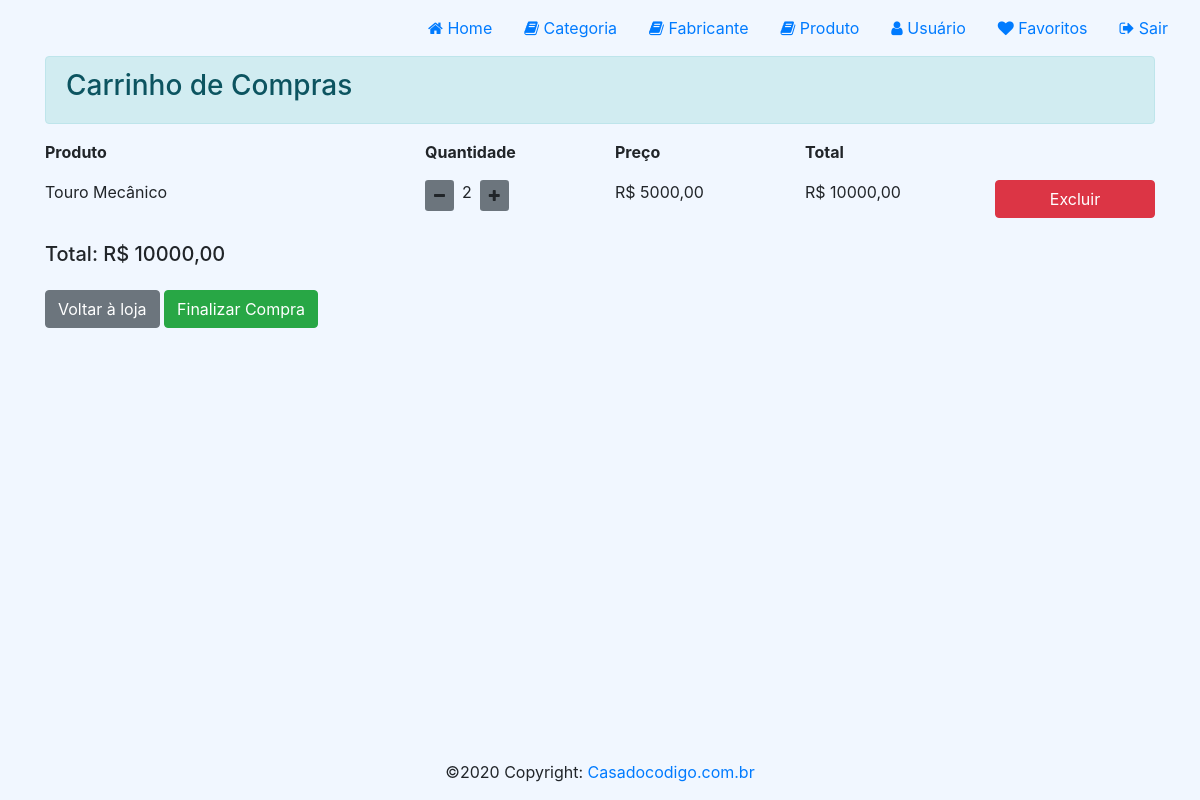
Screenshot of /carrinho/ (signed in) with the database file from the repository.
### loja/models/Carrinho.py (models this page shows, shortened)
class CarrinhoItem(models.Model):
    criado_em = models.DateTimeField(auto_now_add=True)
    carrinho = models.ForeignKey(Carrinho, null=True, related_name='itens', on_delete=models.SET_NULL)
    produto = models.ForeignKey(Produto, null=True, related_name='carrinhos', on_delete=models.SET_NULL)
    quantidade = models.PositiveIntegerField()
    preco = models.DecimalField(max_digits=8, decimal_places=2)
    @property
    def total(self):
        if self.produto is None:
            return 0
        return self.quantidade * self.preco

class Carrinho(models.Model):
    criado_em = models.DateTimeField(auto_now_add=True)
    user = models.ForeignKey(User, null=True, related_name='carrinhos', on_delete=models.SET_NULL)
    situacao = models.PositiveIntegerField(default=0)
    confirmado_em = models.DateTimeField(null=True, blank=True)
    @property
    def total(self):
        return sum((item.total for item in self.itens.all()), 0)

### loja/models/Produto.py (models this page shows, shortened)
class Produto(models.Model):
    produtoo = models.CharField(max_length=100)
    destaque = models.BooleanField(default=True)
    promocao = models.BooleanField(default=True)
    msgPromocao = models.CharField(max_length=100, null=True, blank=True)
    preco = models.DecimalField(max_digits=8, decimal_places=2)
    categoria = models.ForeignKey(
        Categoria,
        null=True,
        related_name='categoria' ,
        on_delete=models.SET_NULL,
    )
    fabricante = models.ForeignKey(
        Fabricante,
        null=True,
        related_name='fabricantee' ,
        on_delete=models.SET_NULL,
    )
    criado_em = models.DateTimeField(auto_now_add=True)
    alterado_em = models.DateTimeField(auto_now=True)
    image = models.ImageField(null=True, blank=True)

### loja/views/CarrinhoView.py (the view)
def list_carrinho_view(request):
    carrinho = None
    carrinho_item = None
    carrinho_id = request.session.get('carrinho_id')
    if carrinho_id:
        carrinho = Carrinho.objects.filter(id=carrinho_id).first()
        if carrinho:
            carrinho_item = CarrinhoItem.objects.filter(carrinho=carrinho)
        else:
            request.session.pop('carrinho_id', None)
    context = {
        'carrinho': carrinho,
        'itens': carrinho_item
    }
    return render(request, 'carrinho/carrinho-listar.html', context=context)

### loja/templates/carrinho/carrinho-listar.html (shortened to what this page needs)
{% extends 'base.html' %}
{% load static %}
{% block styles %}
<link rel="stylesheet" href="{% static 'css/home.css' %}">
{% endblock %}
{% block content %}
<div id="content">
    <div class="container">
        <div class="alert alert-info">
            <h3>Carrinho de Compras</h3>
        </div>
        <div class="row mb-3">
            <a class="col-md-4 font-weight-bold">Produto</a>
            <a class="col-md-2 font-weight-bold">Quantidade</a>
            <a class="col-md-2 font-weight-bold">Preço</a>
            <a class="col-md-2 font-weight-bold">Total</a>
        </div>
        {% if itens %}
            {% for item in itens %}
                <div class="row mb-2">
                    <a class="col-md-4">{{ item.produto.produtoo }}</a>
                    <div class="col-md-2 d-flex">
                        <form method="POST" action="{% url 'diminuir_quantidade' item.id %}"> {% csrf_token %}
                            <button type="submit" class="btn btn-sm bg-secondary"><i class="fa fa-minus"></i></button>
                        </form>
                        <span class="mx-2">{{ item.quantidade }}</span>
                        <form method="POST" action="{% url 'aumentar_quantidade' item.id %}"> {% csrf_token %}
                            <button type="submit" class="btn btn-sm bg-secondary"><i class="fa fa-plus"></i></button>
                        </form>
                    </div>
                    <a class="col-md-2">R$ {{ item.preco|floatformat:2 }}</a>
                    <a class="col-md-2">R$ {{ item.total }}</a>
                    <a class="col-md-2">
                        <form method="POST" action="{% url 'remover_carrinhoitem' item.id %}" style="display:inline;"> {% csrf_token %}
                            <button type="submit" class="btn btn-danger">Excluir</button>
                        </form>
                    </a>
                </div>
            {% endfor %}
            <h5 class="mt-4">Total: R$ {{ carrinho.total|floatformat:2 }}</h5>
            <div class="mt-4">
                <a href="{% url 'home' %}" class="btn btn-secondary">Voltar à loja</a>
                <a href="{% url 'confirmar_carrinho' %}" class="btn btn-success">Finalizar Compra</a>
            </div>
        {% else %}
            <div class="alert alert-warning mt-4" role="alert">
                Seu carrinho está vazio.
            </div>
            <a href="{% url 'home' %}" class="btn btn-primary mt-3">Ir à loja</a>
        {% endif %}
    </div>
</div>
{% endblock %}

### loja/static/css/global.css (style rules this page uses)
#content { min-height: calc(100vh - 112px); }

### loja/static/css/home.css (style rules this page uses)
body { background-color: #f1f7ff; }
#content form { margin-top: calc(50vh, 241px); }
#content form button { width: 100%; }

### rows the page displays
CarrinhoItem: produto.produtoo "Touro Mecânico", quantidade "2", preco "5000,00", total "10000,00"
Carrinho: total "10000,00"
